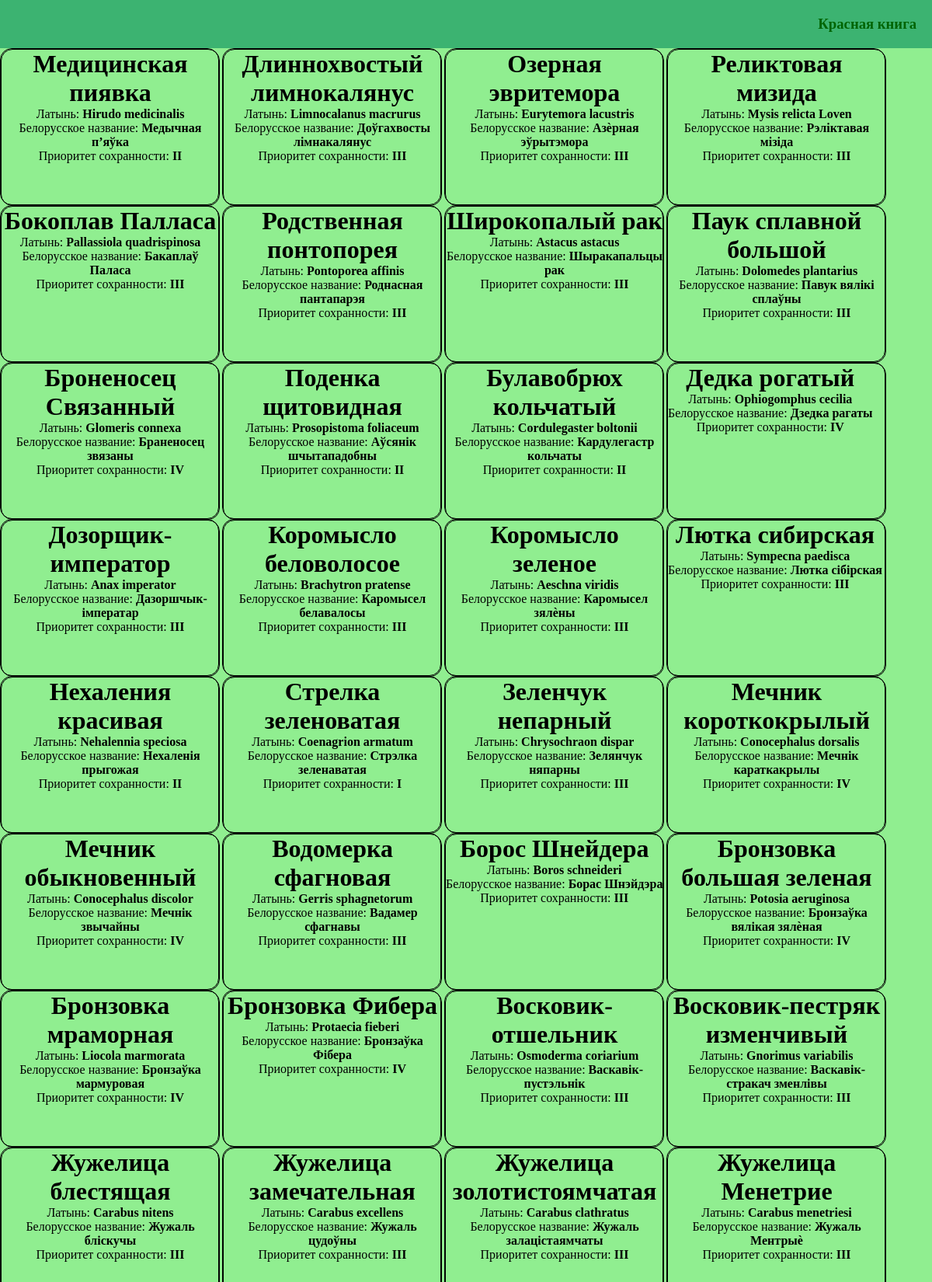
The page / (upper part) on the database its author committed.
### web/models.py (models this page shows)
class Red_book (models.Model):
    id = models.IntegerField (primary_key=True)
    name = models.CharField(max_length=255)
    name_L = models.CharField(max_length=255)
    name_B = models.CharField(max_length=255)
    priority = models.CharField(max_length=200)

### web/views.py (the view)
# urls.py: path('', Red_bookView, name='url_red_book'),
def Red_bookView(request):
    context = {
        'key_red_book_values': Red_book.objects.all()
    }
    return render(request, 'red_book/red_book.html', context)

### templates/red_book/red_book.html
{% extends 'base.html' %}
{% load static %}
{% block page-content %}
    <div>
        {% for item in key_red_book_values %}
            <div class="container_1red_books_item">
                <a class="link" href="{% url 'url_detail_red_book' item.id %}">
                    <div>
                        <h1>{{item.name}}</h1>
                        <p>Латынь: <b>{{item.name_L}}</b></p>
                        <p>Белорусское название: <b>{{item.name_B}}</b></p>
                        <p>Приоритет сохранности: <b>{{item.priority}}</b></p>
                    </div>
                </a>
            </div>
        {% endfor %}
    </div>
{% endblock %}

### templates/base.html (shortened to what this page needs)
{% load static %}
<html>
<head>
    <link rel="stylesheet" href="{% static 'css/base.css' %}">
</head>
<body>
    <nav>
        <a href="{% url 'url_red_book' %}"><h3>Красная книга</h3></a>
    </nav>
{% block page-content %}
{% endblock %}
</body>
</html>

### static/css/base.css (style rules this page uses)
* { padding: 0px; margin: 0px; }
body { background-color: lightgreen; }
nav { display: flex; flex-direction: row-reverse; align-items: center; background-color: mediumseagreen; }
nav a { color:darkgreen; text-decoration:none; padding:20px; }
.container_1red_books_item { display: inline-block; width: 280px; height: 200px; border: 1px solid black; border-radius:15px; text-align:center; text-decoration:none; }
.link { color: black; display: flex; width: 280px; height: 200px; border: 1px solid black; border-radius:15px; text-align:center; text-decoration:none; }

### rows shown on the page
Red_book: name "Медицинская пиявка", name_L "Hirudo medicinalis", name_B "Медычная п’яўка", priority "II"
Red_book: name "Длиннохвостый лимнокалянус", name_L "Limnocalanus macrurus", name_B "Доўгахвосты лiмнакалянус", priority "III"
Red_book: name "Озерная эвритемора", name_L "Eurytemora lacustris", name_B "Азѐрная эўрытэмора", priority "III"
Red_book: name "Реликтовая мизида", name_L "Mysis relicta Loven", name_B "Рэлiктавая мiзiда", priority "III"
Red_book: name "Бокоплав Палласа", name_L "Pallassiola quadrispinosa", name_B "Бакаплаў Паласа", priority "III"
Red_book: name "Родственная понтопорея", name_L "Pontoporea affinis", name_B "Роднасная пантапарэя", priority "III"
Red_book: name "Широкопалый рак", name_L "Astacus astacus", name_B "Шыракапальцы рак", priority "III"
Red_book: name "Паук сплавной большой", name_L "Dolomedes plantarius", name_B "Павук вялікі сплаўны", priority "III"
Red_book: name "Броненосец Связанный", name_L "Glomeris connexa", name_B "Браненосец звязаны", priority "IV"
Red_book: name "Поденка щитовидная", name_L "Prosopistoma foliaceum", name_B "Аўсянік шчытападобны", priority "II"
Red_book: name "Булавобрюх кольчатый", name_L "Cordulegaster boltonii", name_B "Кардулегастр кольчаты", priority "II"
Red_book: name "Дедка рогатый", name_L "Ophiogomphus cecilia", name_B "Дзедка рагаты", priority "IV"
Red_book: name "Дозорщик-император", name_L "Anax imperator", name_B "Дазоршчык-імператар", priority "III"
Red_book: name "Коромысло беловолосое", name_L "Brachytron pratense", name_B "Каромысел белавалосы", priority "III"
Red_book: name "Коромысло зеленое", name_L "Aeschna viridis", name_B "Каромысел зялѐны", priority "III"
Red_book: name "Лютка сибирская", name_L "Sympecna paedisca", name_B "Лютка сібірская", priority "III"
Red_book: name "Нехаления красивая", name_L "Nehalennia speciosa", name_B "Нехаленія прыгожая", priority "II"
Red_book: name "Стрелка зеленоватая", name_L "Coenagrion armatum", name_B "Стрэлка зеленаватая", priority "I"
Red_book: name "Зеленчук непарный", name_L "Chrysochraon dispar", name_B "Зелянчук няпарны", priority "III"
Red_book: name "Мечник короткокрылый", name_L "Conocephalus dorsalis", name_B "Мечнік караткакрылы", priority "IV"
Red_book: name "Мечник обыкновенный", name_L "Conocephalus discolor", name_B "Мечнік звычайны", priority "IV"
Red_book: name "Водомерка сфагновая", name_L "Gerris sphagnetorum", name_B "Вадамер сфагнавы", priority "III"
Red_book: name "Борос Шнейдера", name_L "Boros schneideri", name_B "Борас Шнэйдэра", priority "III"
Red_book: name "Бронзовка большая зеленая", name_L "Potosia aeruginosa", name_B "Бронзаўка вялікая зялѐная", priority "IV"
Red_book: name "Бронзовка мраморная", name_L "Liocola marmorata", name_B "Бронзаўка мармуровая", priority "IV"
Red_book: name "Бронзовка Фибера", name_L "Protaecia fieberi", name_B "Бронзаўка Фібера", priority "IV"
Red_book: name "Восковик-отшельник", name_L "Osmoderma coriarium", name_B "Васкавік-пустэльнік", priority "III"
Red_book: name "Восковик-пестряк изменчивый", name_L "Gnorimus variabilis", name_B "Васкавік-стракач зменлівы", priority "III"
Red_book: name "Жужелица блестящая", name_L "Carabus nitens", name_B "Жужаль бліскучы", priority "III"
Red_book: name "Жужелица замечательная", name_L "Carabus excellens", name_B "Жужаль цудоўны", priority "III"
Red_book: name "Жужелица золотистоямчатая", name_L "Carabus clathratus", name_B "Жужаль залацістаямчаты", priority "III"
Red_book: name "Жужелица Менетрие", name_L "Carabus menetriesi", name_B "Жужаль Ментрыѐ", priority "III"
